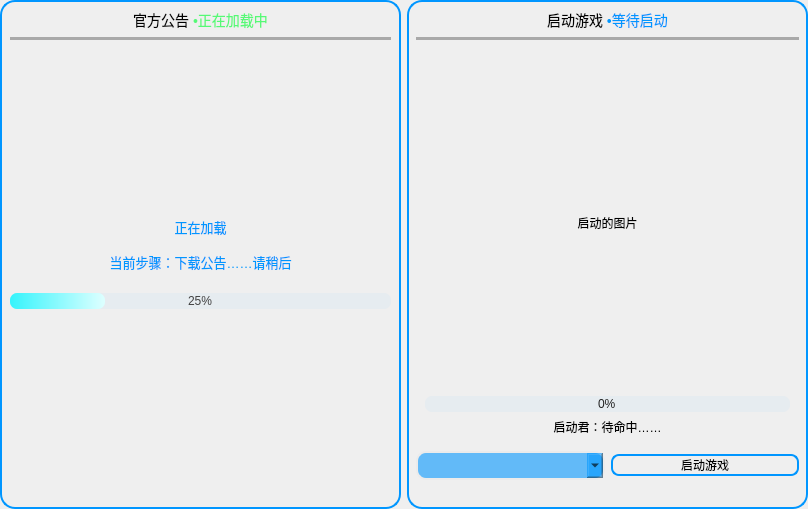
          <widget class="QWidget" name="scrollAreaWidgetContents">
           <property name="geometry">
            <rect>
             <x>0</x>
             <y>0</y>
             <width>808</width>
             <height>509</height>
            </rect>
           </property>
           <property name="styleSheet">
            <string notr="true"/>
           </property>
           <layout class="QGridLayout" name="gridLayout_16">
            <property name="leftMargin">
             <number>0</number>
            </property>
            <property name="topMargin">
             <number>0</number>
            </property>
            <property name="rightMargin">
             <number>0</number>
            </property>
            <property name="bottomMargin">
             <number>0</number>
            </property>
            <item row="0" column="1">
             <widget class="QWidget" name="widget_scrollArea_page_gonggao_right" native="true">
              <property name="styleSheet">
               <string notr="true">QWidget  {
	border:2px solid rgb(0, 150, 255);border-radius:15px;
}

QComboBox {
    border: 2px solid rgb(235, 235, 235); /* border: 宽度 线类型 颜色 */
    border-radius: 3px;
	height:25px;
	font-size: 14px;
	background-color: rgba(0, 150, 255, 150);
	border-radius:10px;
}
/*QComboBox::down-arrow
是 右面那个 
*/
QProgressBar{
	text-align: center;
	border-style:none;
	border-radius:7px;
	color: rgb(33, 33, 33);
}
QProgressBar::chunk{
	border-radius:7px;
	background-color: qlineargradient(spread:reflect, x1:0, y1:0, x2:1, y2:0, stop:0 rgba(0, 224, 249, 255), stop:1 rgba(212, 255, 255, 255));
}</string>
              </property>
              <layout class="QGridLayout" name="gridLayout_6">
               <item row="4" column="1">
                <spacer name="horizontalSpacer_2">
                 <property name="orientation">
                  <enum>Qt::Horizontal</enum>
                 </property>
                 <property name="sizeHint" stdset="0">
                  <size>
                   <width>40</width>
                   <height>20</height>
                  </size>
                 </property>
                </spacer>
               </item>
               <item row="2" column="0" colspan="2">
                <widget class="QWidget" name="widget_scrollArea_page_gonggao_statring" native="true">
                 <property name="styleSheet">
                  <string notr="true">border-style:none;</string>
                 </property>
                 <layout class="QGridLayout" name="gridLayout_2">
                  <item row="2" column="0" colspan="5">
                   <widget class="QProgressBar" name="progressBar">
                    <property name="styleSheet">
                     <string notr="true">background-color: rgba(0, 150, 255, 10);height:15px;</string>
                    </property>
                    <property name="value">
                     <number>0</number>
                    </property>
                   </widget>
                  </item>
                  <item row="0" column="1" rowspan="2" colspan="3">
                   <widget class="QLabel" name="label_3">
                    <property name="styleSheet">
                     <string notr="true">border-style:none;</string>
                    </property>
                    <property name="text">
                     <string>启动的图片</string>
                    </property>
                    <property name="alignment">
                     <set>Qt::AlignCenter</set>
                    </property>
                   </widget>
                  </item>
                  <item row="0" column="0">
                   <spacer name="verticalSpacer_4">
                    <property name="orientation">
                     <enum>Qt::Vertical</enum>
                    </property>
                    <property name="sizeHint" stdset="0">
                     <size>
                      <width>20</width>
                      <height>40</height>
                     </size>
                    </property>
                   </spacer>
                  </item>
                  <item row="3" column="1" colspan="3">
                   <widget class="QLabel" name="label_7">
                    <property name="text">
                     <string>启动君：待命中……</string>
                    </property>
                    <property name="alignment">
                     <set>Qt::AlignCenter</set>
                    </property>
                   </widget>
                  </item>
                  <item row="0" column="4" rowspan="2">
                   <spacer name="verticalSpacer_5">
                    <property name="orientation">
                     <enum>Qt::Vertical</enum>
                    </property>
                    <property name="sizeHint" stdset="0">
                     <size>
                      <width>20</width>
                      <height>40</height>
                     </size>
                    </property>
                   </spacer>
                  </item>
                 </layout>
                </widget>
               </item>
               <item row="0" column="0" colspan="2">
                <widget class="QLabel" name="label__gonggao_right_txt">
                 <property name="styleSheet">
                  <string notr="true">border-style:none;font-size: 14px;</string>
                 </property>
                 <property name="text">
                  <string>&lt;html&gt;&lt;head/&gt;&lt;body&gt;&lt;p&gt;启动游戏 &lt;span style=&quot; color:#0096ff;&quot;&gt;•等待启动&lt;/span&gt;&lt;/p&gt;&lt;/body&gt;&lt;/html&gt;</string>
                 </property>
                 <property name="alignment">
                  <set>Qt::AlignCenter</set>
                 </property>
                </widget>
               </item>
               <item row="4" column="0">
                <spacer name="horizontalSpacer">
                 <property name="orientation">
                  <enum>Qt::Horizontal</enum>
                 </property>
                 <property name="sizeHint" stdset="0">
                  <size>
                   <width>40</width>
                   <height>20</height>
                  </size>
                 </property>
                </spacer>
               </item>
               <item row="3" column="1">
                <widget class="QPushButton" name="pushButton__gonggao_start">
                 <property name="styleSheet">
                  <string notr="true">border-radius:8px;</string>
                 </property>
                 <property name="text">
                  <string>启动游戏</string>
                 </property>
                </widget>
               </item>
               <item row="3" column="0">
                <widget class="QComboBox" name="comboBox_gonggao_right"/>
               </item>
               <item row="1" column="0" colspan="2">
                <widget class="Line" name="line_8">
                 <property name="styleSheet">
                  <string notr="true">background-color: rgb(169, 169, 169);border:none;</string>
                 </property>
                 <property name="orientation">
                  <enum>Qt::Horizontal</enum>
                 </property>
                </widget>
               </item>
              </layout>
             </widget>
            </item>
            <item row="0" column="0">
             <widget class="QWidget" name="widget_scrollArea_page_gonggao_left" native="true">
              <property name="minimumSize">
               <size>
                <width>0</width>
                <height>0</height>
               </size>
              </property>
              <property name="styleSheet">
               <string notr="true">border:2px solid rgb(0, 150, 255);border-radius:15px;</string>
              </property>
              <layout class="QGridLayout" name="gridLayout_5">
               <property name="leftMargin">
                <number>10</number>
               </property>
               <property name="rightMargin">
                <number>10</number>
               </property>
               <property name="horizontalSpacing">
                <number>0</number>
               </property>
               <item row="0" column="0">
                <widget class="QLabel" name="label_gonggao_left_txt">
                 <property name="styleSheet">
                  <string notr="true">font-size: 14px;border-style:none;</string>
                 </property>
                 <property name="text">
                  <string>&lt;html&gt;&lt;head/&gt;&lt;body&gt;&lt;p&gt;官方公告 &lt;span style=&quot; color:#55f976;&quot;&gt;•正在加载中&lt;/span&gt;&lt;/p&gt;&lt;/body&gt;&lt;/html&gt;</string>
                 </property>
                 <property name="alignment">
                  <set>Qt::AlignCenter</set>
                 </property>
                </widget>
               </item>
               <item row="2" column="0" colspan="2">
                <widget class="QStackedWidget" name="stackedWidget_gonggao">
                 <property name="styleSheet">
                  <string notr="true">border-style:none;</string>
                 </property>
                 <property name="frameShape">
                  <enum>QFrame::NoFrame</enum>
                 </property>
                 <property name="lineWidth">
                  <number>2</number>
                 </property>
                 <property name="currentIndex">
                  <number>1</number>
                 </property>
                 <widget class="QWidget" name="page_gonggao_jiazai">
                  <layout class="QGridLayout" name="gridLayout_20">
                   <property name="leftMargin">
                    <number>0</number>
                   </property>
                   <property name="topMargin">
                    <number>0</number>
                   </property>
                   <property name="rightMargin">
                    <number>0</number>
                   </property>
                   <property name="bottomMargin">
                    <number>0</number>
                   </property>
                   <item row="0" column="0">
                    <widget class="QTextBrowser" name="textBrowser_gonggao_left_txt">
                     <property name="styleSheet">
                      <string notr="true">border-style:none;</string>
                     </property>
                    </widget>
                   </item>
                  </layout>
                 </widget>
                 <widget class="QWidget" name="page_gonggao_jiazai_ing">
                  <property name="styleSheet">
                   <string notr="true">QProgressBar{
	text-align: center;
	border-style:none;
	border-radius:7px;
	color: rgb(33, 33, 33);
}
QProgressBar::chunk{
	border-radius:7px;
	background-color: qlineargradient(spread:reflect, x1:0, y1:0, x2:1, y2:0, stop:0 rgba(53, 244, 252, 255), stop:1 rgba(222, 255, 255, 255));
}</string>
                  </property>
                  <layout class="QGridLayout" name="gridLayout_21">
                   <property name="leftMargin">
                    <number>0</number>
                   </property>
                   <property name="topMargin">
                    <number>0</number>
                   </property>
                   <property name="rightMargin">
                    <number>0</number>
                   </property>
                   <property name="bottomMargin">
                    <number>0</number>
                   </property>
                   <item row="0" column="0">
                    <spacer name="verticalSpacer_6">
                     <property name="orientation">
                      <enum>Qt::Vertical</enum>
                     </property>
                     <property name="sizeHint" stdset="0">
                      <size>
                       <width>20</width>
                       <height>40</height>
                      </size>
                     </property>
                    </spacer>
                   </item>
                   <item row="3" column="0">
                    <spacer name="verticalSpacer_2">
                     <property name="orientation">
                      <enum>Qt::Vertical</enum>
                     </property>
                     <property name="sizeHint" stdset="0">
                      <size>
                       <width>40</width>
                       <height>30</height>
                      </size>
                     </property>
                    </spacer>
                   </item>
                   <item row="1" column="0">
                    <widget class="QLabel" name="label_2">
                     <property name="styleSheet">
                      <string notr="true">font-size: 13px;color: rgb(0, 150, 255);</string>
                     </property>
                     <property name="text">
                      <string>正在加载

当前步骤：下载公告……请稍后
</string>
                     </property>
                     <property name="alignment">
                      <set>Qt::AlignCenter</set>
                     </property>
                    </widget>
                   </item>
                   <item row="2" column="0">
                    <widget class="QProgressBar" name="progressBar_2">
                     <property name="styleSheet">
                      <string notr="true">background-color: rgba(0, 150, 255, 10);height:15px;color: rgb(66, 66, 66);</string>
                     </property>
                     <property name="minimum">
                      <number>0</number>
                     </property>
                     <property name="maximum">
                      <number>100</number>
                     </property>
                     <property name="value">
                      <number>25</number>
                     </property>
                     <property name="alignment">
                      <set>Qt::AlignLeading|Qt::AlignLeft|Qt::AlignVCenter</set>
                     </property>
                     <property name="textVisible">
                      <bool>true</bool>
                     </property>
                     <property name="orientation">
                      <enum>Qt::Horizontal</enum>
                     </property>
                     <property name="invertedAppearance">
                      <bool>false</bool>
                     </property>
                     <property name="textDirection">
                      <enum>QProgressBar::TopToBottom</enum>
                     </property>
                    </widget>
                   </item>
                  </layout>
                 </widget>
                </widget>
               </item>
               <item row="3" column="0">
                <spacer name="horizontalSpacer_11">
                 <property name="orientation">
                  <enum>Qt::Horizontal</enum>
                 </property>
                 <property name="sizeHint" stdset="0">
                  <size>
                   <width>40</width>
                   <height>20</height>
                  </size>
                 </property>
                </spacer>
               </item>
               <item row="1" column="0" colspan="2">
                <widget class="Line" name="line_7">
                 <property name="layoutDirection">
                  <enum>Qt::LeftToRight</enum>
                 </property>
                 <property name="autoFillBackground">
                  <bool>false</bool>
                 </property>
                 <property name="styleSheet">
                  <string notr="true">background-color: rgb(169, 169, 169);border:none;</string>
                 </property>
                 <property name="frameShadow">
                  <enum>QFrame::Sunken</enum>
                 </property>
                 <property name="lineWidth">
                  <number>1</number>
                 </property>
                 <property name="orientation">
                  <enum>Qt::Horizontal</enum>
                 </property>
                </widget>
               </item>
              </layout>
             </widget>
            </item>
           </layout>
          </widget>
